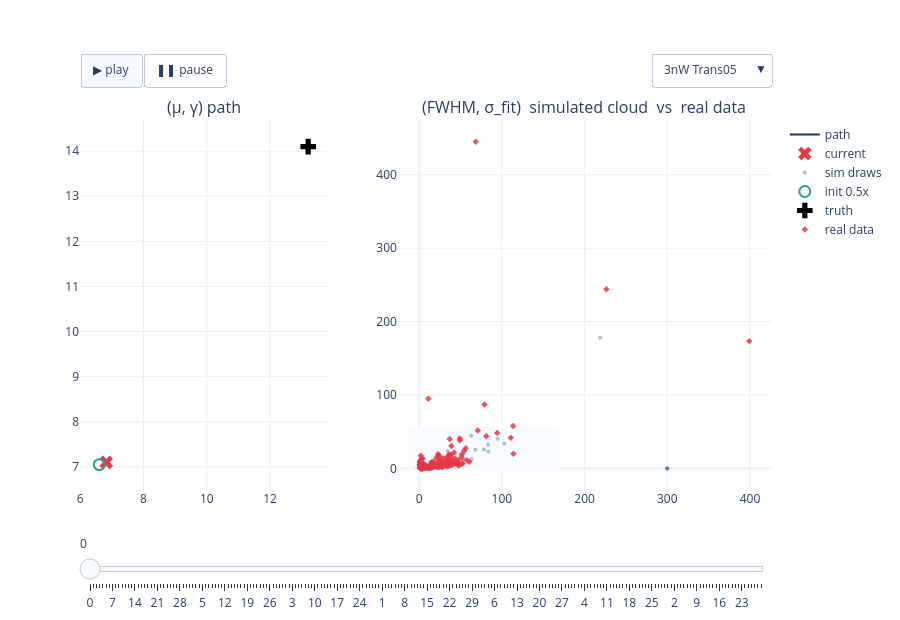

This figure's notebook cell:
### Code cell
# FIG 1b — 3nW interactive: path + cloud, experiment dropdown + play/slider   (22a verbatim)
fig_3nW = build_power_figure(RESULTS, '3nW')
if fig_3nW is not None:
    _h = os.path.join(REPO_ROOT, 'notebooks', '24_realdata_accuracy', '24l-fig1b-3nW-paths-clouds.html')
    fig_3nW.write_html(_h, include_plotlyjs='cdn', config=CONFIG_PLOT)
    print('wrote', _h, f'({os.path.getsize(_h)/1e6:.1f} MB)')
    fig_3nW.show(config=CONFIG_PLOT)
